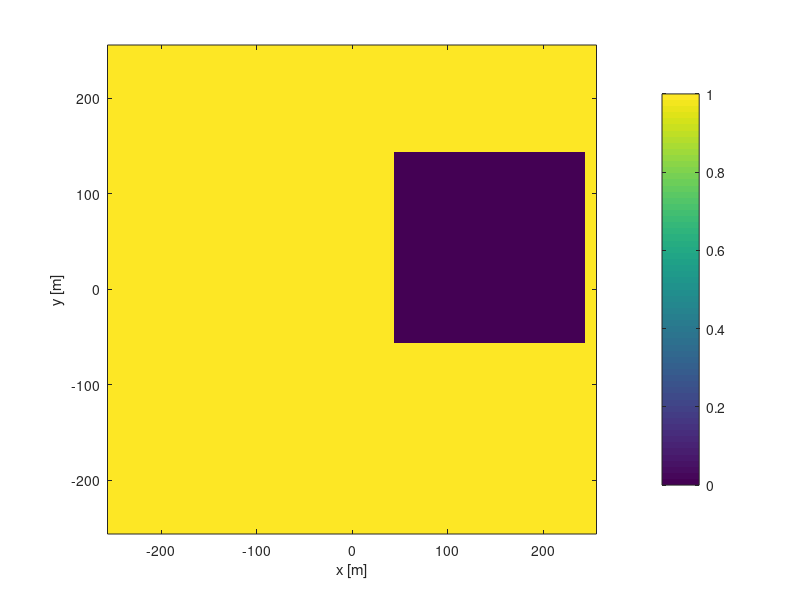
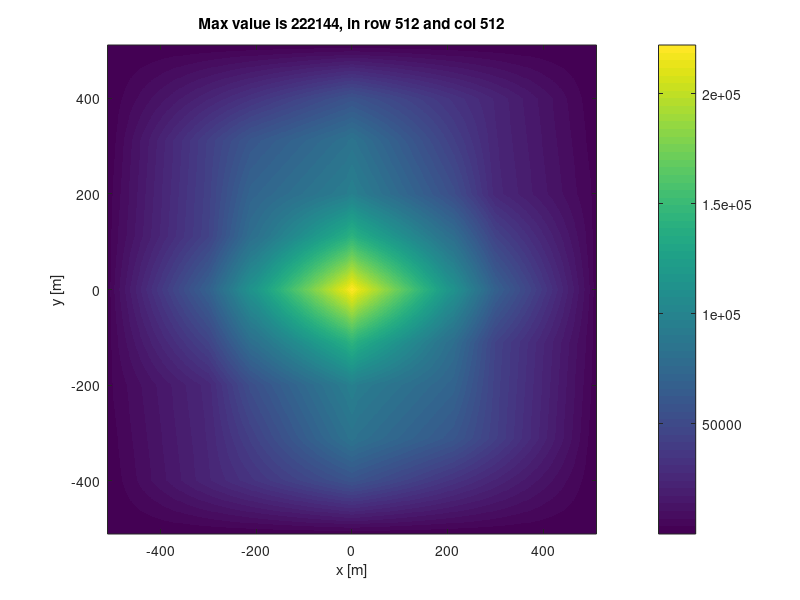
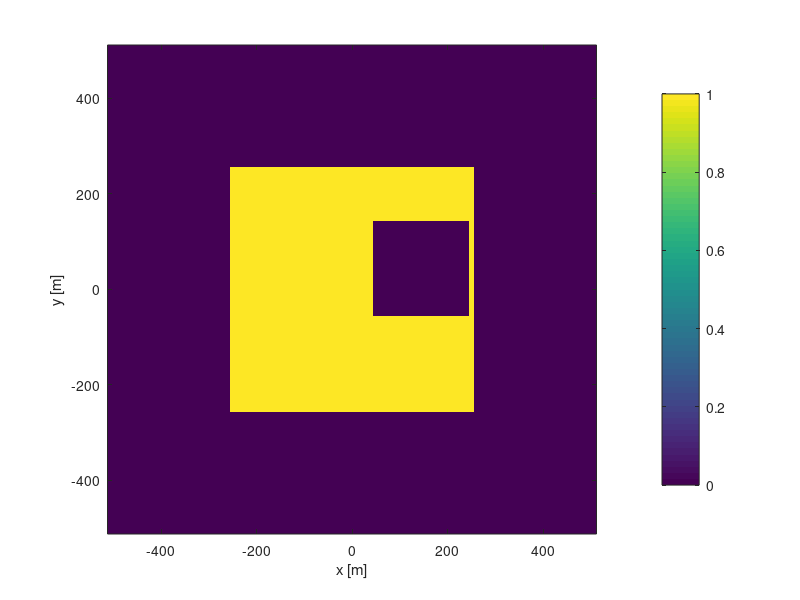

MATLAB code to generate these figures, in order: (Note: this script raises an error after producing the figures.)
% checkXcorr2.m

% define window and spatial grid:
N = 512; % number of grid points per side
w = ones(N); % window that covers the entire grid
w(201:400,301:500) = 0;
dx = 1; % grid spacing [m]
x = (-N/2 : N/2-1) * dx; % spatial grid

% count the number of nonzero entries, output to command line:
sprintf('There are %i nonzero entries in w', sum(w(:)))

% show original window:
figure(1); clf;
imagesc(x, x, w);
axis('image', 'xy');
colorbar;
xlabel('x [m]');
ylabel('y [m]');

% compute autocorrelation from original window using Matlab's xcorr2:
c1 = xcorr2(w, w);
% size of c1 is 2N-1 by 2N-1
xCor2 = (-N+1 : N-1)*dx; % spatial grid for xcorr2 result
% find the max value and its row & column:
[M, I] = max(c1(:));
[row, col] = ind2sub([2*N-1, 2*N-1], I);

% show window correlation from xcorr2:
figure(2); clf;
imagesc(xCor2, xCor2, c1);
axis('image', 'xy');
colorbar;
xlabel('x [m]');
ylabel('y [m]');
title(sprintf('Max value is %i, in row %i and col %i', M, row, col));

%% FT-based calculation of the correlation

% define zero-padded window and grid so that non-circular correlation is
% computed:
NPad = 2*N; % number of grid points in zero-padded array
wPad = zeros(NPad, NPad); % making zero-padded array
idxOrig = (-N/2 : N/2-1) + N+1; % indices for original window
wPad(idxOrig, idxOrig) = w; % fill center of zero-padded array
xPad = (-NPad/2 : NPad/2-1)*dx; % coordinates for zero-padded array

% show padded window:
figure(3); clf;
imagesc(xPad, xPad, wPad);
axis('image', 'xy');
colorbar;
xlabel('x [m]');
ylabel('y [m]');

% compute autocorrelation from padded window using Fourier transforms:
df = 1/NPad; % spatial frequency grid spacing
c2 = ift2(abs(ft2(wPad, dx)).^2, df);
% wFT = ft2(wPad, dx);
% wFtFlip = ft2(flip(flip(wFT,1),2), dx);
% c2 = ift2(wFT.*wFtFlip, df);
% find the max value and its row & column:
[M, I] = max(c2(:));
[row, col] = ind2sub([2*N, 2*N], I);

% show window correlation from Fourier transform:
figure(4); clf;
imagesc(xPad, xPad, abs(c2));
axis('image', 'xy');
colorbar;
xlabel('x [m]');
ylabel('y [m]');
title(sprintf('Max value is %i, in row %i and col %i', M, row, col));